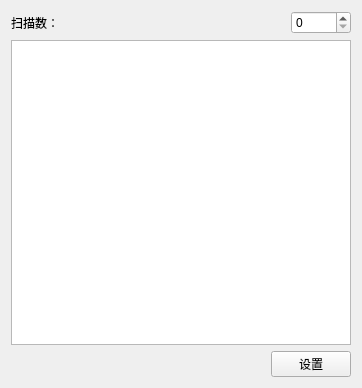
<?xml version="1.0" encoding="UTF-8"?>
<ui version="4.0">
 <class>Scanparamater</class>
 <widget class="QWidget" name="Scanparamater">
  <property name="geometry">
   <rect>
    <x>0</x>
    <y>0</y>
    <width>362</width>
    <height>388</height>
   </rect>
  </property>
  <property name="windowTitle">
   <string>扫描表设置</string>
  </property>
  <layout class="QVBoxLayout" name="verticalLayout_2">
   <item>
    <layout class="QVBoxLayout" name="verticalLayout">
     <item>
      <layout class="QHBoxLayout" name="horizontalLayout_3">
       <property name="spacing">
        <number>80</number>
       </property>
       <item>
        <layout class="QHBoxLayout" name="horizontalLayout_2">
         <property name="spacing">
          <number>220</number>
         </property>
         <item>
          <widget class="QLabel" name="label_2">
           <property name="text">
            <string>扫描数：</string>
           </property>
          </widget>
         </item>
         <item>
          <widget class="QSpinBox" name="ScanCountspinBox">
           <property name="maximum">
            <number>64</number>
           </property>
          </widget>
         </item>
        </layout>
       </item>
      </layout>
     </item>
     <item>
      <widget class="QTableWidget" name="tableWidget">
       <property name="font">
        <font>
         <family>Calibri</family>
        </font>
       </property>
      </widget>
     </item>
     <item>
      <layout class="QHBoxLayout" name="horizontalLayout_4">
       <property name="spacing">
        <number>150</number>
       </property>
       <item>
        <spacer name="horizontalSpacer">
         <property name="orientation">
          <enum>Qt::Horizontal</enum>
         </property>
         <property name="sizeHint" stdset="0">
          <size>
           <width>40</width>
           <height>20</height>
          </size>
         </property>
        </spacer>
       </item>
       <item>
        <widget class="QPushButton" name="Setting">
         <property name="text">
          <string>设置</string>
         </property>
        </widget>
       </item>
      </layout>
     </item>
    </layout>
   </item>
  </layout>
 </widget>
 <resources/>
 <connections/>
</ui>
